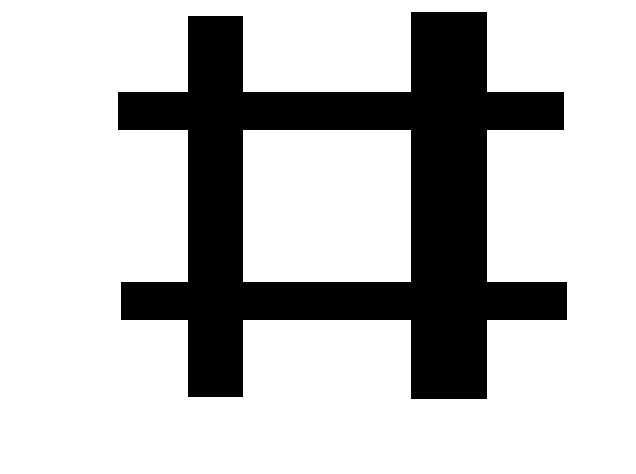
#> input picture py_simple/image/sobel4.bmp, 636 x 474 px
$ python '10.2sobel全部代码.py'   (older library calls are emulated)
#> lines starting #> are read from the running program, lines starting #| are printed output that depends on the picture; after the words box and inside, x2 and y2 are one past the last pixel; in counts of white or black regions, pixels touching at a corner belong together
# -*- coding: utf-8 -*-
"""
Created on Thu Jun 14 13:55:27 2018


"""
import cv2
import numpy as np
o = cv2.imread(r'../image/sobel4.bmp',cv2.IMREAD_GRAYSCALE)
#> o: shape (474, 636); 75.4% white; 1 black region, box (x1, y1, x2, y2) and area: (118, 12, 567, 399) 74307
sobelx = cv2.Sobel(o,cv2.CV_64F,1,0,ksize=3)
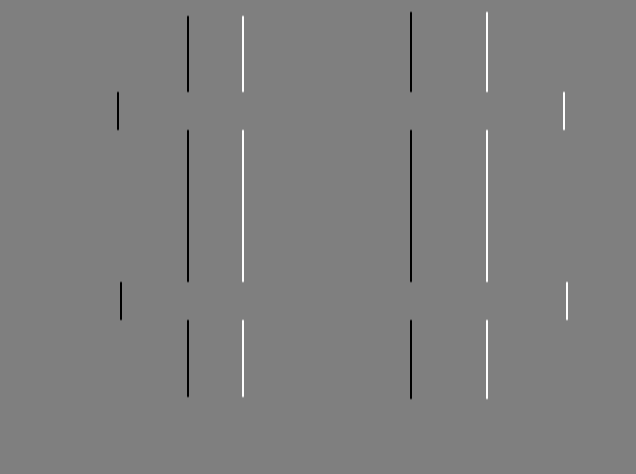
#> sobelx: shape (474, 636) float64; min -1020, max 1020, mean 0; drawn with min black and max white
sobely = cv2.Sobel(o,cv2.CV_64F,0,1,ksize=3)
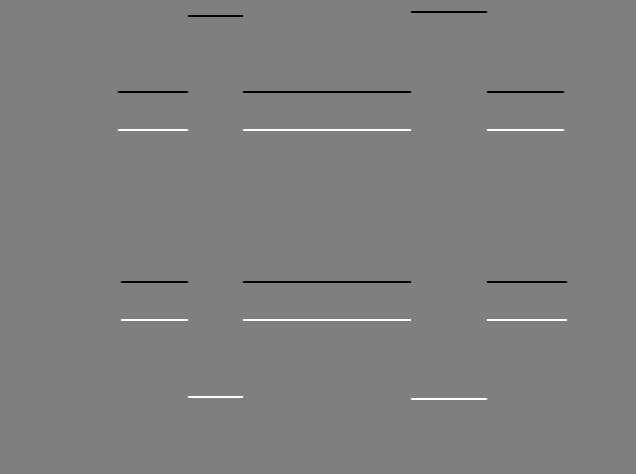
#> sobely: shape (474, 636) float64; min -1020, max 1020, mean 0; drawn with min black and max white
sobelx = cv2.convertScaleAbs(sobelx)   # 转回uint8
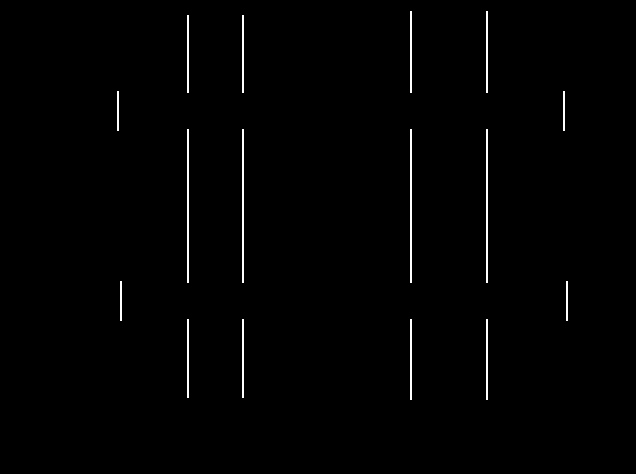
#> sobelx: shape (474, 636); 0.94% white in thin lines or dots, all inside (x1, y1, x2, y2) = (117, 11, 568, 400)
sobely = cv2.convertScaleAbs(sobely)
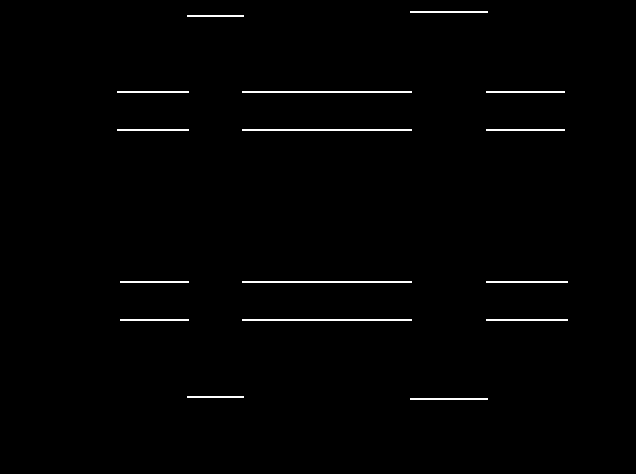
#> sobely: shape (474, 636); 1% white in thin lines or dots, all inside (x1, y1, x2, y2) = (117, 11, 568, 400)
sobelxy =  cv2.addWeighted(sobelx,0.5,sobely,0.5,0)
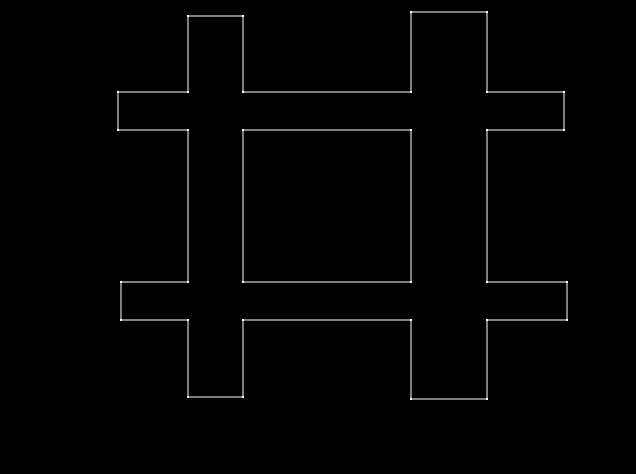
#> sobelxy: shape (474, 636); min 0, max 255, mean 2.5
sobelxy11=cv2.Sobel(o,cv2.CV_64F,1,1,ksize=3)
cv2.imshow("original",o)
cv2.imshow("x",sobelx)
cv2.imshow("y",sobely)
cv2.imshow("xy",sobelxy)
cv2.imshow("xy11",sobelxy11)
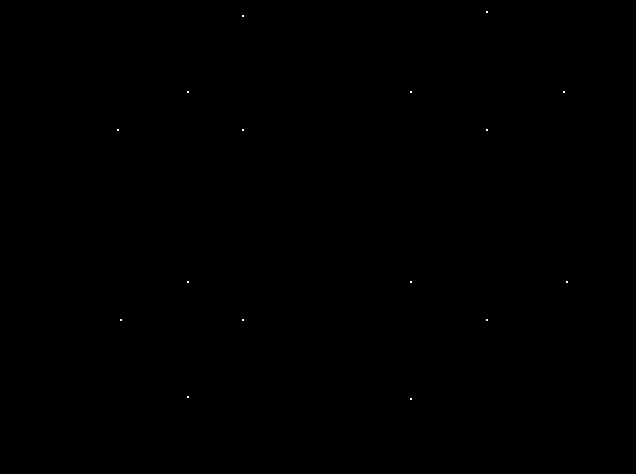
#> window 'xy11': shape (474, 636); 0.02% white in thin lines or dots, all inside (x1, y1, x2, y2) = (117, 11, 568, 400)
cv2.waitKey()
cv2.destroyAllWindows()

$ run again, with py_simple/image/sobel1.bmp copied over py_simple/image/sobel4.bmp
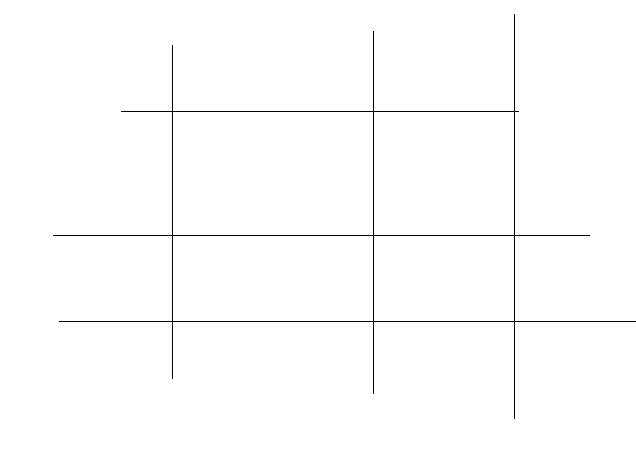
#> input picture py_simple/image/sobel1.bmp, 636 x 474 px
#> o: shape (474, 636); 99.1% white; black in thin lines or dots, all inside (x1, y1, x2, y2) = (53, 14, 636, 419)
#> `sobely = cv2.Sobel(o,cv2.CV_64F,0,1,ksize=3)`:
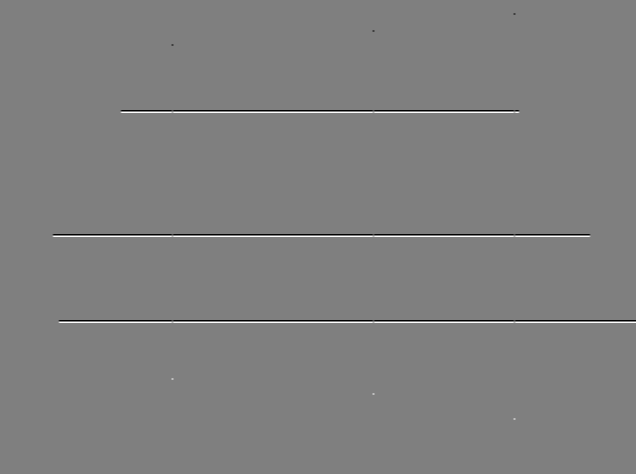
#> sobely: shape (474, 636) float64; min -1020, max 1020, mean 0; drawn with min black and max white
#> `sobelxy =  cv2.addWeighted(sobelx,0.5,sobely,0.5,0)`:
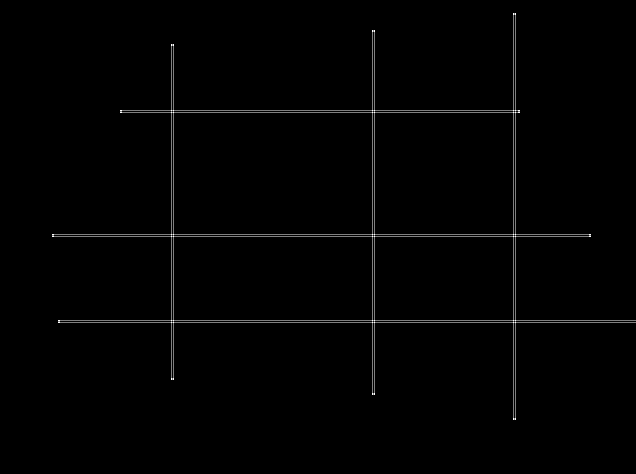
#> sobelxy: shape (474, 636); min 0, max 255, mean 2.3

$ run again, with py_simple/image/sobel3.bmp copied over py_simple/image/sobel4.bmp
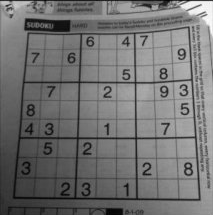
#> input picture py_simple/image/sobel3.bmp, 213 x 215 px
#> o is the input picture: shape (215, 213); min 0, max 255, mean 113.6
#> `sobelxy11=cv2.Sobel(o,cv2.CV_64F,1,1,ksize=3)`:
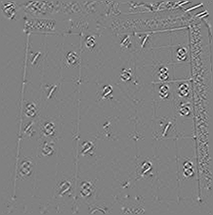
#> sobelxy11: shape (215, 213) float64; min -185, max 180, mean 0; drawn with min black and max white
#> `cv2.imshow("xy11",sobelxy11)`:
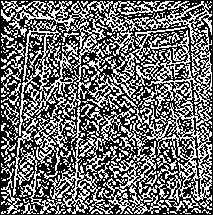
#> window 'xy11': shape (215, 213); 42.9% white in thin lines or dots
